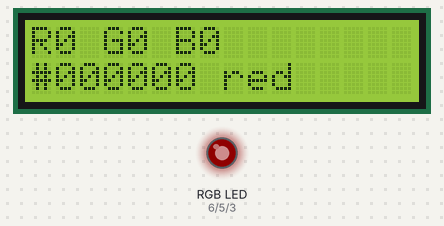
A sketch run on a simulated Arduino Uno, built with avr-gcc and run on an emulated ATmega328P. On the bench: 16×2 character LCD, an RGB LED mixed from three pins (HIGH = lit). Dim RGB values are drawn brighter than linear.

Above: at 0.22 s.
At 5.66 s:
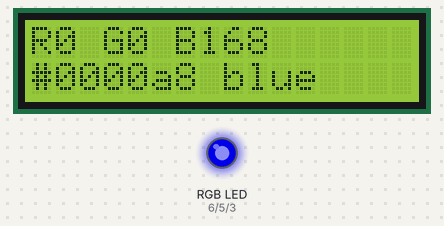
At 9.85 s:
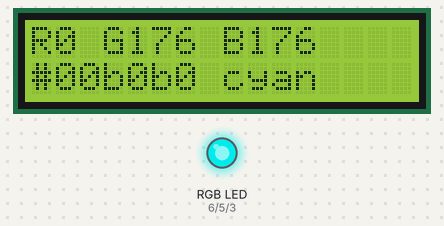
At 19.83 s:
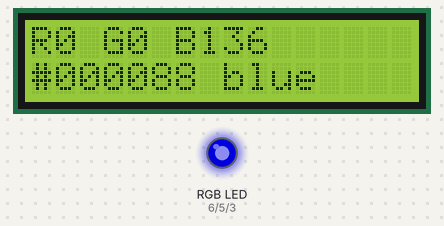
At 28.87 s:
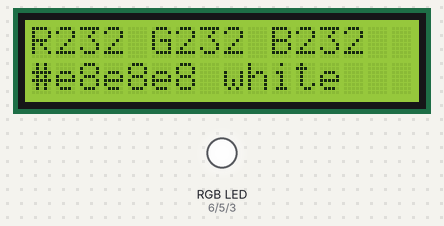
At 39.79 s:
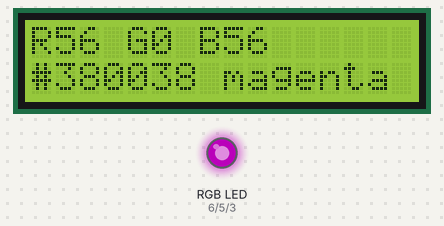
Timing chart, 0 to 40.0 s (numbered marks = the images above):
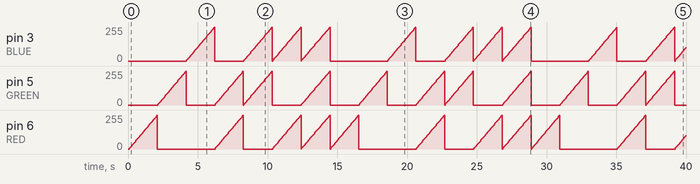

Measured:
- by itself, pin 3 (BLUE), pin 5 (GREEN), pin 6 (RED): moves between 0/255 and 252/255, repeating every 14.4 s

The sketch:

Main.ino
```cpp
// Author: Thomas Nguyen
//

// include the library code:
#include <LiquidCrystal.h>

// initialize the library with the numbers of the interface pins
LiquidCrystal lcd(7, 8, 9, 10, 11, 12);

// RGB LED Pins
#define BLUE 3
#define GREEN 5
#define RED 6

//
int stepCount = 4;
  int delayTime = 25;

void setup() {
  // LCD columns, lines initialization
  lcd.begin(16, 2);

  // setup RGB LED pins
  pinMode(RED, OUTPUT);
  pinMode(GREEN, OUTPUT);
  pinMode(BLUE, OUTPUT);
  digitalWrite(RED, HIGH);
  digitalWrite(GREEN, LOW);
  digitalWrite(BLUE, LOW);
}

void loop() {
  // color flags
  int R = true;
  int G = true;
  int B = true;
  int x = false;

  stepRGB("red     ", R, x, x, stepCount, delayTime);
  stepRGB("green   ", x, G, x, stepCount, delayTime);
  stepRGB("blue    ", x, x, B, stepCount, delayTime);

  stepRGB("yellow  ", R, G, x, stepCount, delayTime); // red + green
  stepRGB("cyan    ", x, G, B, stepCount, delayTime); // green + blue
  stepRGB("magenta ", R, x, B, stepCount, delayTime); // red + blue

  stepRGB("white   ", R, G, B, stepCount, delayTime);
}

void stepRGB(String color, bool rFlag, bool gFlag, bool bFlag, int stepCount, int delayTime) {
  // Reset RGB LED output
  int redValue = 0;
  int greenValue = 0;
  int blueValue = 0;

  for(int i = 0; i < 255; i += stepCount) {
    output(color, redValue, greenValue, blueValue);

    if(rFlag) redValue += stepCount;
    if(gFlag) greenValue += stepCount;
    if(bFlag) blueValue += stepCount;

    delay(delayTime);
  }
}

void output(String color, int red, int green, int blue) {
  analogWrite(RED, red);
  analogWrite(GREEN, green);
  analogWrite(BLUE, blue);

  lcd.clear();

  lcd.setCursor(0, 0);
  lcd.print("R"); lcd.print(red); lcd.print(" ");
  lcd.print("G"); lcd.print(green); lcd.print(" ");
  lcd.print("B"); lcd.print(blue); lcd.print(" ");

  String fullHex = toHex(red, green, blue);

  lcd.setCursor(0, 1);
  lcd.print(fullHex); lcd.print(" "); lcd.print(color);
}

String toRGB(int redValue, int greenValue, int blueValue) {
  String rgb = "";

  rgb += "R:";
  rgb += redValue;
  rgb += "G:";
  rgb += greenValue;
  rgb += "B:";
  rgb += blueValue;

  return rgb;
}

String toHex(int colorValue) {
  int h1 = int(colorValue / 16);
  int h2 = colorValue - (h1 * 16);

  String hex = "";
  hex += String(h1, HEX);
  hex += String(h2, HEX);

  return hex;
}

String toHex(int redValue, int greenValue, int blueValue) {
  String fullHex = "#";

  fullHex += toHex(redValue);
  fullHex += toHex(greenValue);
  fullHex += toHex(blueValue);

  return fullHex;
}
```
